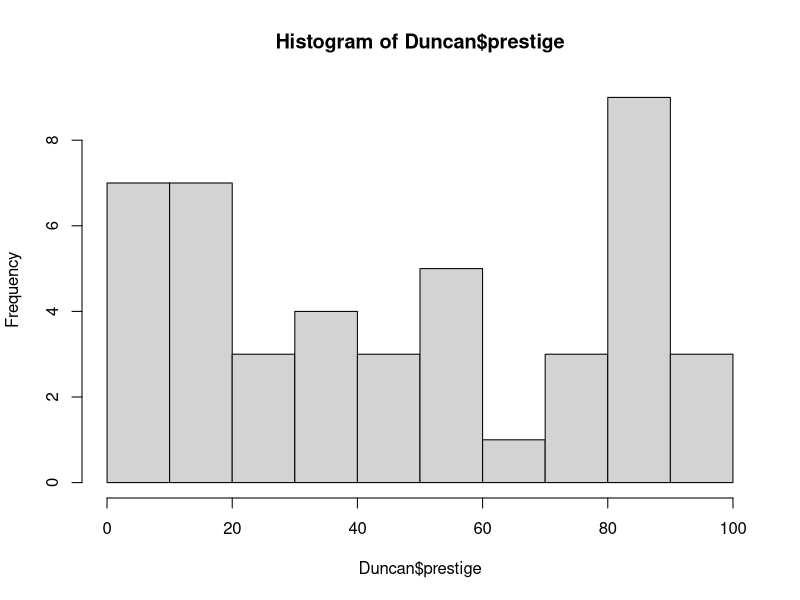
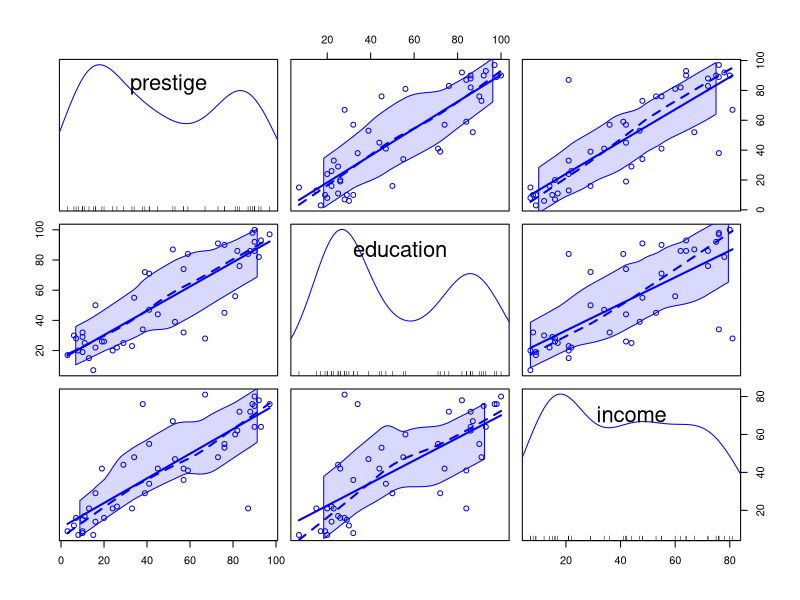
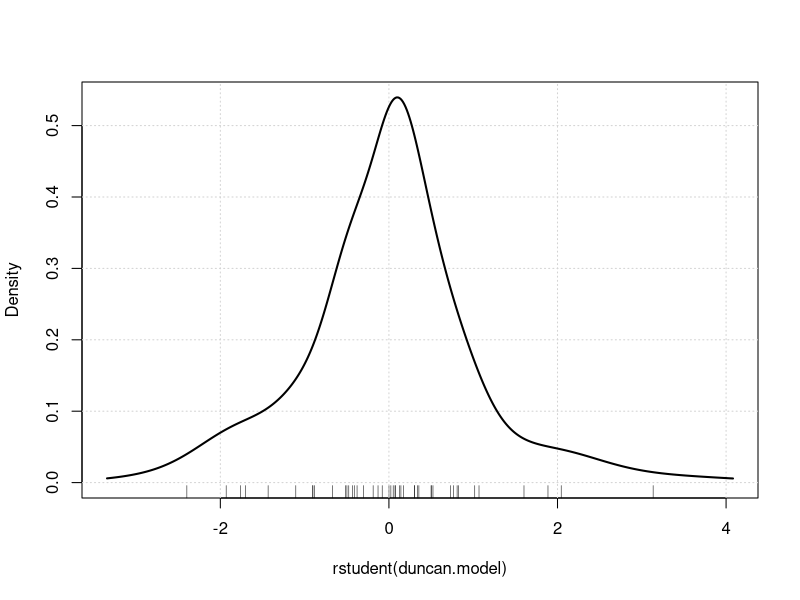
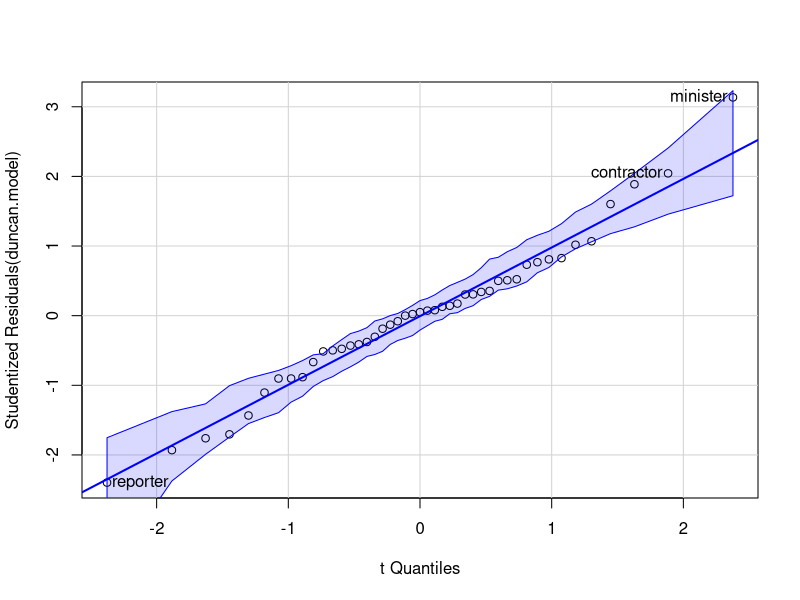

The R source for these figures, in order:
## ---- chunk 1
library(car)
head(Duncan, n=10)
dim(Duncan)
## ---- chunk 2
class(Duncan$type)
str(Duncan)
summary(Duncan)
## ---- chunk 3
hist(Duncan$prestige)
scatterplotMatrix(~ prestige + education + income, data = Duncan)
## ---- chunk 4
duncan.model <- lm(formula = prestige ~ education + income, data = Duncan)
summary(duncan.model)
summary(Duncan$prestige)
mean(Duncan$prestige)
## ---- chunk 5
densityPlot( rstudent(duncan.model) )
## ---- chunk 6
qqPlot(duncan.model, id = list(n=3))
